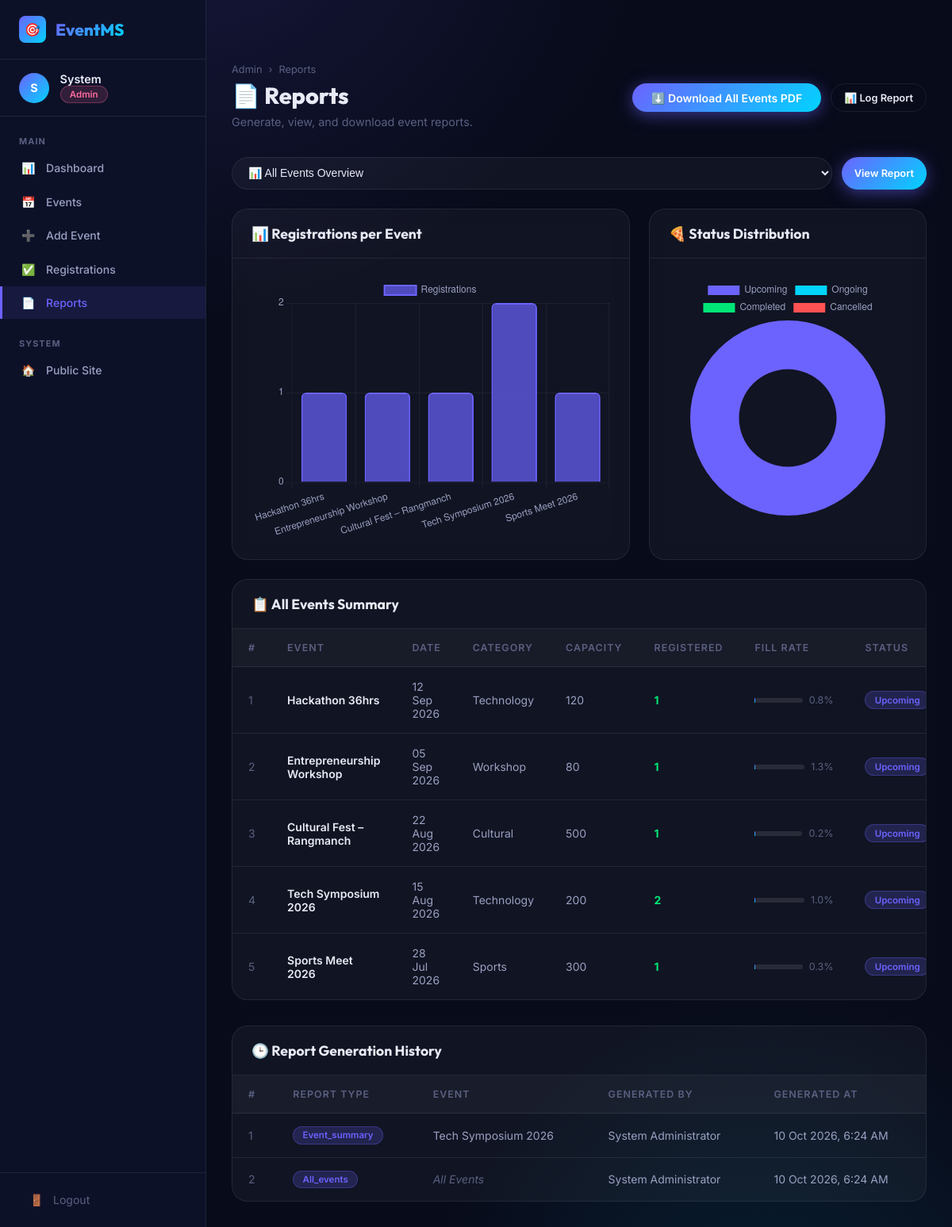
Screenshot of /admin/reports.php (signed in) with the database file from the repository.
### tables this page shows
CREATE TABLE IF NOT EXISTS events (
  id           INT AUTO_INCREMENT PRIMARY KEY,
  title        VARCHAR(200)                                               NOT NULL,
  description  TEXT                                                       DEFAULT NULL,
  event_date   DATE                                                       NOT NULL,
  event_time   TIME                                                       DEFAULT NULL,
  venue        VARCHAR(200)                                               DEFAULT NULL,
  capacity     INT UNSIGNED                                               NOT NULL DEFAULT 100,
  category     VARCHAR(80)                                                DEFAULT 'General',
  status       ENUM('upcoming','ongoing','completed','cancelled')         NOT NULL DEFAULT 'upcoming',
  banner_color VARCHAR(20)                                               DEFAULT '#6c63ff',
  created_by   INT                                                        NOT NULL,
  created_at   TIMESTAMP                                                  NOT NULL DEFAULT CURRENT_TIMESTAMP,
  updated_at   TIMESTAMP                                                  NOT NULL DEFAULT CURRENT_TIMESTAMP ON UPDATE CURRENT_TIMESTAMP,
  CONSTRAINT fk_event_creator FOREIGN KEY (created_by) REFERENCES users (id) ON DELETE RESTRICT,
  INDEX idx_event_date   (event_date),
  INDEX idx_event_status (status)
);

CREATE TABLE IF NOT EXISTS reports (
  id             INT AUTO_INCREMENT PRIMARY KEY,
  event_id       INT          DEFAULT NULL,   
  generated_by   INT          NOT NULL,
  report_type    VARCHAR(80)  NOT NULL DEFAULT 'event_summary',
  generated_at   TIMESTAMP    NOT NULL DEFAULT CURRENT_TIMESTAMP,
  CONSTRAINT fk_report_event FOREIGN KEY (event_id)     REFERENCES events (id) ON DELETE SET NULL,
  CONSTRAINT fk_report_admin FOREIGN KEY (generated_by) REFERENCES users  (id) ON DELETE RESTRICT,
  INDEX idx_report_event (event_id),
  INDEX idx_report_admin (generated_by)
);

CREATE TABLE IF NOT EXISTS users (
  id          INT AUTO_INCREMENT PRIMARY KEY,
  name        VARCHAR(100)                    NOT NULL,
  email       VARCHAR(100)                    NOT NULL UNIQUE,
  password    VARCHAR(255)                    NOT NULL,
  role        ENUM('admin','student')         NOT NULL DEFAULT 'student',
  department  VARCHAR(100)                    DEFAULT NULL,
  year        TINYINT UNSIGNED                DEFAULT NULL,   
  phone       VARCHAR(20)                     DEFAULT NULL,
  avatar      VARCHAR(255)                    DEFAULT NULL,
  created_at  TIMESTAMP                       NOT NULL DEFAULT CURRENT_TIMESTAMP,
  updated_at  TIMESTAMP                       NOT NULL DEFAULT CURRENT_TIMESTAMP ON UPDATE CURRENT_TIMESTAMP,
  INDEX idx_email (email),
  INDEX idx_role  (role)
);

### admin/reports.php (the view, shortened to what this page needs)
<?php
$db   = getDB();
$eventId    = (int)($_GET['event_id'] ?? 0);
$allStats = $db->query("
    SELECT
        e.id, e.title, e.event_date, e.venue, e.category, e.status, e.capacity,
        COUNT(CASE WHEN r.status='registered' THEN 1 END)  AS registered_count,
        COUNT(CASE WHEN r.status='cancelled'  THEN 1 END)  AS cancelled_count,
        ROUND(COUNT(CASE WHEN r.status='registered' THEN 1 END)*100.0/NULLIF(e.capacity,0),1) AS fill_pct
    FROM events e
    LEFT JOIN registrations r ON r.event_id=e.id
    GROUP BY e.id
    ORDER BY e.event_date DESC
")->fetchAll();
$currentEvent   = null;
$eventStudents  = [];
$reportHistory = $db->query("
    SELECT rp.*, u.name AS admin_name,
           e.title AS event_title
    FROM reports rp
    JOIN users u ON rp.generated_by=u.id
    LEFT JOIN events e ON rp.event_id=e.id
    ORDER BY rp.generated_at DESC LIMIT 10
")->fetchAll();
include '../includes/admin_layout.php';
?>
<div class="page-header">
  <div>
    <div class="breadcrumb"><a href="dashboard.php">Admin</a><span class="breadcrumb-sep">›</span> Reports</div>
    <h1 class="page-title">📄 Reports</h1>
    <p class="page-subtitle">Generate, view, and download event reports.</p>
  </div>
  <div style="display:flex;gap:0.75rem;flex-wrap:wrap;">
    <a href="report_pdf.php" target="_blank" class="btn btn-primary">⬇️ Download All Events PDF</a>
    <a href="reports.php?generate=1&type=all" class="btn btn-outline btn-sm">📊 Log Report</a>
  </div>
</div>
<div class="filter-bar" style="margin-bottom:1.5rem;">
  <form method="GET" action="reports.php" style="display:flex;gap:0.75rem;flex-wrap:wrap;width:100%;">
    <select name="event_id" class="filter-select" style="flex:1;min-width:200px;" onchange="this.form.submit()">
      <option value="">📊 All Events Overview</option>
    </select>
    <button type="submit" class="btn btn-primary btn-sm">View Report</button>
  </form>
</div>
<?php if ($currentEvent): ?>
<div class="card mb-4">
  <div class="card-header">
    <h4 style="color:var(--text-primary);">📋 Event Report: <?= htmlspecialchars($currentEvent['title']) ?></h4>
    <div style="display:flex;gap:0.5rem;">
      <a href="report_pdf.php?event_id=<?= $eventId ?>" target="_blank" class="btn btn-primary btn-sm">⬇️ Download PDF</a>
      <a href="report_pdf.php?event_id=<?= $eventId ?>&print=1" target="_blank" class="btn btn-outline btn-sm">🖨 Print</a>
    </div>
  </div>
  <div class="card-body">
    <div style="display:grid;grid-template-columns:repeat(auto-fit,minmax(160px,1fr));gap:1rem;margin-bottom:1.5rem;">
      <?php
      $regCount = count(array_filter($eventStudents, fn($r)=>$r['status']==='registered'));
      $canCount = count(array_filter($eventStudents, fn($r)=>$r['status']==='cancelled'));
      $fillPct  = $currentEvent['capacity']>0 ? round($regCount/$currentEvent['capacity']*100) : 0;
      ?>
      <div style="background:rgba(108,99,255,0.1);border:1px solid rgba(108,99,255,0.2);border-radius:var(--radius-md);padding:1rem;text-align:center;">
        <div style="font-size:1.8rem;font-weight:800;color:var(--clr-purple);"><?= $regCount ?></div>
        <div style="font-size:0.78rem;color:var(--text-muted);">Registered</div>
      </div>
      <div style="background:rgba(255,82,82,0.1);border:1px solid rgba(255,82,82,0.2);border-radius:var(--radius-md);padding:1rem;text-align:center;">
        <div style="font-size:1.8rem;font-weight:800;color:var(--clr-red);"><?= $canCount ?></div>
        <div style="font-size:0.78rem;color:var(--text-muted);">Cancelled</div>
      </div>
      <div style="background:rgba(0,230,118,0.1);border:1px solid rgba(0,230,118,0.2);border-radius:var(--radius-md);padding:1rem;text-align:center;">
        <div style="font-size:1.8rem;font-weight:800;color:var(--clr-green);"><?= $currentEvent['capacity'] ?></div>
        <div style="font-size:0.78rem;color:var(--text-muted);">Total Capacity</div>
      </div>
      <div style="background:rgba(255,171,64,0.1);border:1px solid rgba(255,171,64,0.2);border-radius:var(--radius-md);padding:1rem;text-align:center;">
        <div style="font-size:1.8rem;font-weight:800;color:var(--clr-orange);"><?= $fillPct ?>%</div>
        <div style="font-size:0.78rem;color:var(--text-muted);">Fill Rate</div>
      </div>
    </div>
    <div style="display:grid;grid-template-columns:1fr 1fr;gap:1rem;margin-bottom:1rem;font-size:0.875rem;">
      <div><span class="text-muted">📅 Date:</span> <strong><?= date('d M Y', strtotime($currentEvent['event_date'])) ?></strong></div>
      <div><span class="text-muted">⏰ Time:</span> <strong><?= $currentEvent['event_time'] ? date('g:i A', strtotime($currentEvent['event_time'])) : 'TBD' ?></strong></div>
      <div><span class="text-muted">📍 Venue:</span> <strong><?= htmlspecialchars($currentEvent['venue']) ?></strong></div>
      <div><span class="text-muted">🏷 Category:</span> <strong><?= htmlspecialchars($currentEvent['category']) ?></strong></div>
    </div>
  </div>
</div>
<div class="table-wrapper">
  <div class="card-header">
    <h4 style="color:var(--text-primary);">👥 Registered Students</h4>
    <span style="font-size:0.85rem;color:var(--text-muted);"><?= $regCount ?> students</span>
  </div>
  <div class="table-scroll">
    <table>
      <thead><tr><th>#</th><th>Student Name</th><th>Email</th><th>Department</th><th>Year</th><th>Phone</th><th>Registered At</th><th>Status</th></tr></thead>
      <tbody>
        <?php foreach ($eventStudents as $i => $st): ?>
        <tr>
          <td class="text-muted"><?= $i+1 ?></td>
          <td class="td-bold"><?= htmlspecialchars($st['student_name']) ?></td>
          <td style="color:var(--text-secondary);"><?= htmlspecialchars($st['email']) ?></td>
          <td><?= htmlspecialchars($st['department'] ?? '—') ?></td>
          <td><?= $st['year'] ? 'Year ' . $st['year'] : '—' ?></td>
          <td><?= htmlspecialchars($st['phone'] ?? '—') ?></td>
          <td><?= date('d M Y, g:i A', strtotime($st['registered_at'])) ?></td>
          <td><span class="badge badge-<?= $st['status'] ?>"><?= $st['status'] ?></span></td>
        </tr>
        <?php endforeach; ?>
        <?php if (empty($eventStudents)): ?>
        <tr><td colspan="8" class="text-center text-muted" style="padding:2rem;">No registrations for this event.</td></tr>
        <?php endif; ?>
      </tbody>
    </table>
  </div>
</div>
<?php else: ?>
<div style="display:grid;grid-template-columns:2fr 1fr;gap:1.5rem;margin-bottom:1.5rem;" class="dash-grid">
  <div class="card">
    <div class="card-header"><h4 style="color:var(--text-primary);">📊 Registrations per Event</h4></div>
    <div class="card-body"><canvas id="allEventsChart" height="220"></canvas></div>
  </div>
  <div class="card">
    <div class="card-header"><h4 style="color:var(--text-primary);">🍕 Status Distribution</h4></div>
    <div class="card-body"><canvas id="statusChart" height="220"></canvas></div>
  </div>
</div>
<div class="table-wrapper mb-4">
  <div class="card-header">
    <h4 style="color:var(--text-primary);">📋 All Events Summary</h4>
  </div>
  <div class="table-scroll">
    <table>
      <thead><tr><th>#</th><th>Event</th><th>Date</th><th>Category</th><th>Capacity</th><th>Registered</th><th>Fill Rate</th><th>Status</th><th>Actions</th></tr></thead>
      <tbody>
        <?php foreach ($allStats as $i => $s): ?>
        <tr>
          <td class="text-muted"><?= $i+1 ?></td>
          <td class="td-bold"><?= htmlspecialchars($s['title']) ?></td>
          <td><?= date('d M Y', strtotime($s['event_date'])) ?></td>
          <td><?= htmlspecialchars($s['category']) ?></td>
          <td><?= $s['capacity'] ?></td>
          <td><span style="color:var(--clr-green);font-weight:700;"><?= $s['registered_count'] ?></span></td>
          <td>
            <div style="display:flex;align-items:center;gap:0.5rem;">
              <div style="flex:1;height:6px;background:rgba(255,255,255,0.1);border-radius:9999px;min-width:60px;">
              </div>
              <span style="font-size:0.78rem;color:var(--text-muted);"><?= $s['fill_pct']??0 ?>%</span>
            </div>
          </td>
          <td><span class="badge badge-<?= $s['status'] ?>"><?= $s['status'] ?></span></td>
        </tr>
        <?php endforeach; ?>
      </tbody>
    </table>
  </div>
</div>
<?php endif; ?>
<div class="table-wrapper">
  <div class="card-header"><h4 style="color:var(--text-primary);">🕒 Report Generation History</h4></div>
  <div class="table-scroll">
    <table>
      <thead><tr><th>#</th><th>Report Type</th><th>Event</th><th>Generated By</th><th>Generated At</th></tr></thead>
      <tbody>
        <?php foreach ($reportHistory as $i => $rh): ?>
        <tr>
          <td class="text-muted"><?= $i+1 ?></td>
          <td><span class="badge badge-upcoming"><?= htmlspecialchars($rh['report_type']) ?></span></td>
          <td><?= $rh['event_title'] ? htmlspecialchars($rh['event_title']) : '<em style="color:var(--text-muted)">All Events</em>' ?></td>
          <td><?= htmlspecialchars($rh['admin_name']) ?></td>
          <td><?= date('d M Y, g:i A', strtotime($rh['generated_at'])) ?></td>
        </tr>
        <?php endforeach; ?>
      </tbody>
    </table>
  </div>
</div>
<?php
include '../includes/admin_layout_end.php';
?>

### rows the page displays
events: title "Hackathon 36hrs", event_date "12 Sep 2026", category "Technology", capacity "120", registered_count "1", fill_pct "0.8", status "Upcoming"
events: title "Entrepreneurship Workshop", event_date "05 Sep 2026", category "Workshop", capacity "80", registered_count "1", fill_pct "1.3", status "Upcoming"
events: title "Cultural Fest – Rangmanch", event_date "22 Aug 2026", category "Cultural", capacity "500", registered_count "1", fill_pct "0.2", status "Upcoming"
events: title "Tech Symposium 2026", event_date "15 Aug 2026", category "Technology", capacity "200", registered_count "2", fill_pct "1.0", status "Upcoming"
events: title "Sports Meet 2026", event_date "28 Jul 2026", category "Sports", capacity "300", registered_count "1", fill_pct "0.3", status "Upcoming"
reports: report_type "Event_summary", event.title "Tech Symposium 2026", generated_by.name "System Administrator", generated_at "10 Oct 2026, 6:24 AM"
reports: report_type "All_events", shows "All Events", generated_by.name "System Administrator", generated_at "10 Oct 2026, 6:24 AM"

### other values shown
substr($user['name'],0,1) "S"
explode(' ',$user['name'])[0] "System"
